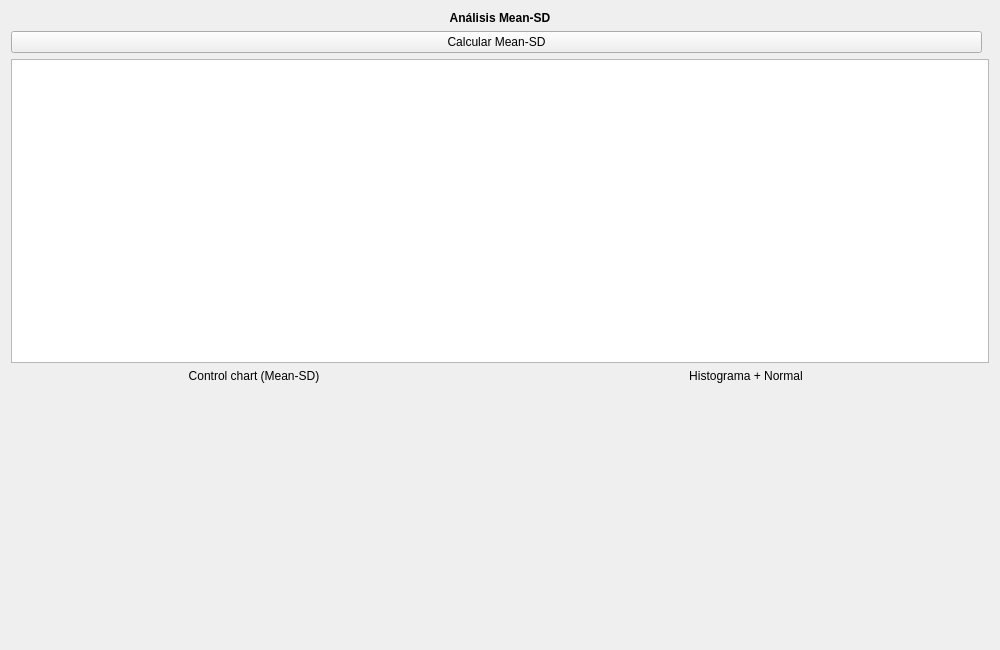
<?xml version="1.0" encoding="UTF-8"?>
<ui version="4.0">
 <class>MeanSDView</class>
 <widget class="QWidget" name="MeanSDView">
  <property name="geometry">
   <rect>
    <x>0</x>
    <y>0</y>
    <width>1000</width>
    <height>650</height>
   </rect>
  </property>
  <property name="windowTitle">
   <string>Mean-SD View</string>
  </property>

  <layout class="QVBoxLayout" name="verticalLayout_root">

   <!-- TÍTULO LOCAL -->
   <item>
    <widget class="QLabel" name="lblTitleMeanSD">
     <property name="text">
      <string>&lt;b&gt;Análisis Mean-SD&lt;/b&gt;</string>
     </property>
     <property name="alignment">
      <set>Qt::AlignHCenter|Qt::AlignVCenter</set>
     </property>
     <property name="margin">
      <number>5</number>
     </property>
    </widget>
   </item>

   <!-- BOTÓN CALCULAR -->
   <item>
    <layout class="QHBoxLayout" name="hl_controls">
     <item>
      <widget class="QPushButton" name="btnCalcMeanSD">
       <property name="text">
        <string>Calcular Mean-SD</string>
       </property>
       <property name="minimumWidth">
        <number>160</number>
       </property>
      </widget>
     </item>
     <item>
      <spacer name="spacer_controls">
       <property name="orientation">
        <enum>Qt::Horizontal</enum>
       </property>
      </spacer>
     </item>
    </layout>
   </item>

   <!-- TABLA DE RESULTADOS -->
   <item>
    <widget class="QTableWidget" name="tblMeanSD">
     <property name="minimumHeight">
      <number>150</number>
     </property>
    </widget>
   </item>

   <!-- ÁREA DE GRÁFICAS (2 columnas) -->
   <item>
    <layout class="QHBoxLayout" name="hl_plots">

     <!-- Control Chart -->
     <item>
      <layout class="QVBoxLayout" name="vl_plot1">
       <item>
        <widget class="QLabel" name="lblPlotMean">
         <property name="text">
          <string>Control chart (Mean-SD)</string>
         </property>
         <property name="alignment">
          <set>Qt::AlignHCenter</set>
         </property>
        </widget>
       </item>
       <item>
        <widget class="QWidget" name="plotMeanSD">
         <property name="minimumSize">
          <size>
           <width>400</width>
           <height>250</height>
          </size>
         </property>
         <property name="autoFillBackground">
          <bool>true</bool>
         </property>
        </widget>
       </item>
      </layout>
     </item>

     <!-- Histograma -->
     <item>
      <layout class="QVBoxLayout" name="vl_plot2">
       <item>
        <widget class="QLabel" name="lblPlotHist">
         <property name="text">
          <string>Histograma + Normal</string>
         </property>
         <property name="alignment">
          <set>Qt::AlignHCenter</set>
         </property>
        </widget>
       </item>
       <item>
        <widget class="QWidget" name="histMeanSD">
         <property name="minimumSize">
          <size>
           <width>400</width>
           <height>250</height>
          </size>
         </property>
         <property name="autoFillBackground">
          <bool>true</bool>
         </property>
        </widget>
       </item>
      </layout>
     </item>

    </layout>
   </item>

  </layout>
 </widget>
 <resources/>
 <connections/>
</ui>
